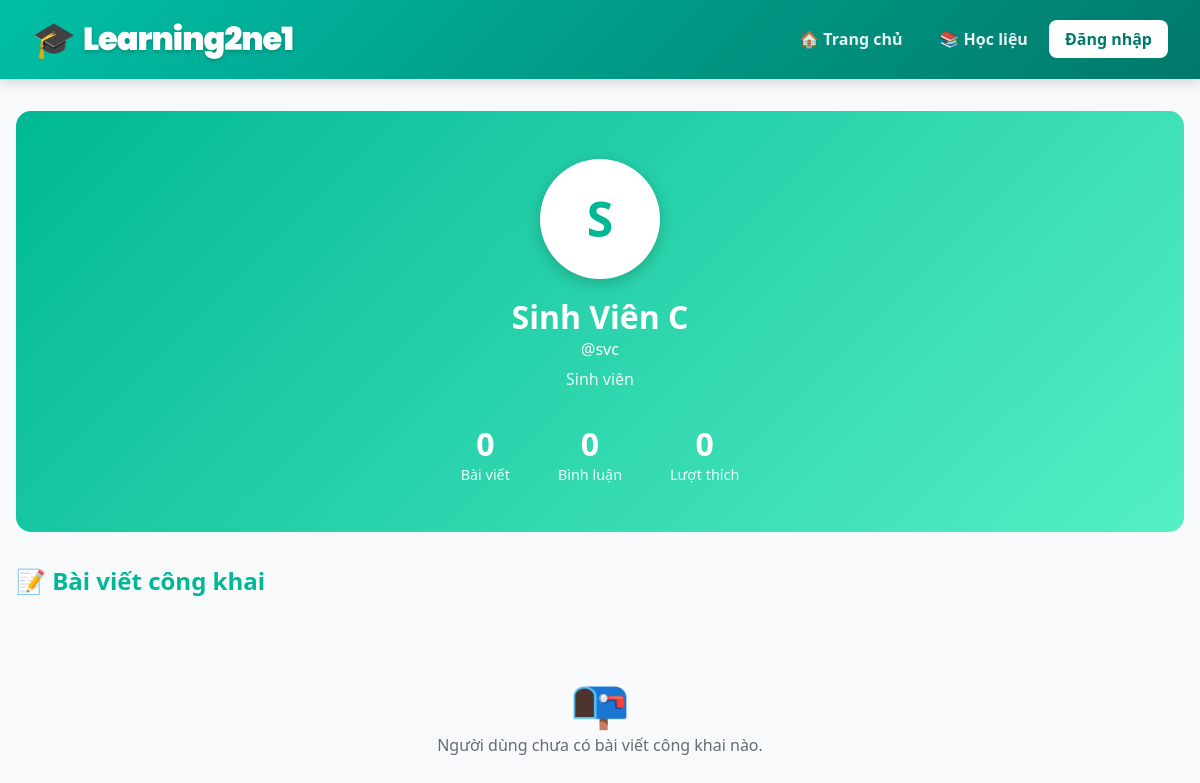
/pages/profile.php?username=svc, run on an earlier commit of the app's database.
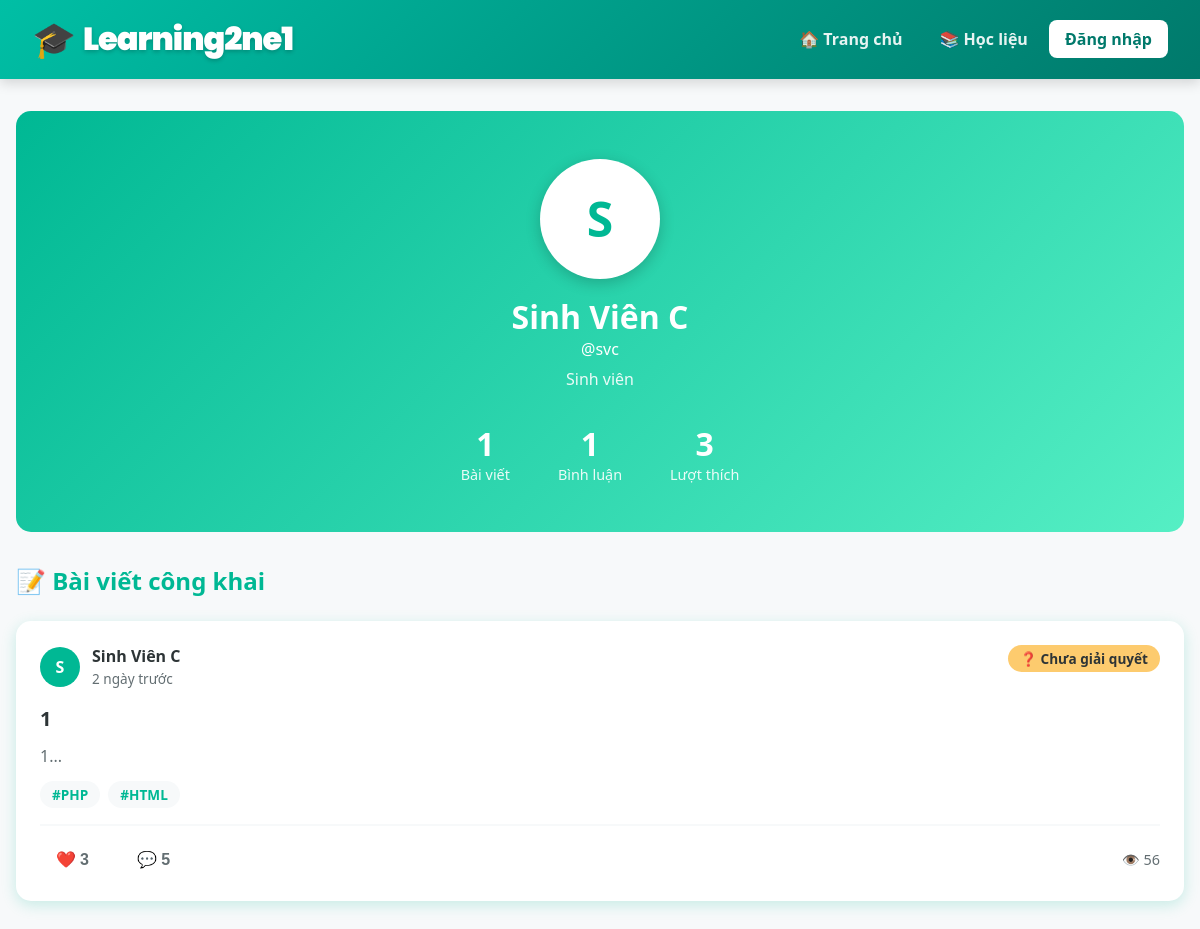
And on a later commit of the database.
### tables this page shows
CREATE TABLE `posts` (
  `id` int(11) NOT NULL,
  `user_id` int(11) NOT NULL,
  `category_id` int(11) DEFAULT NULL,
  `title` varchar(255) NOT NULL,
  `content` text NOT NULL,
  `tags` varchar(255) DEFAULT NULL,
  `privacy` enum('public','private') DEFAULT 'public',
  `status` enum('solved','unsolved') DEFAULT 'unsolved',
  `created_at` timestamp NOT NULL DEFAULT CURRENT_TIMESTAMP,
  `views` int(11) DEFAULT '0'
);

CREATE TABLE `user` (
  `id_user` int(11) NOT NULL,
  `ho_ten` varchar(1000) NOT NULL,
  `username` varchar(100) NOT NULL,
  `password` varchar(100) NOT NULL,
  `account_level` int(11) NOT NULL DEFAULT '2'
);

### includes/functions.php (called while the page is built, shortened)
<?php
function h($string)
{
    return htmlspecialchars($string, ENT_QUOTES, 'UTF-8');
}
function isLoggedIn()
{
    return isset($_SESSION['user_id']);
}
function timeAgo($timestamp)
{
    $time = strtotime($timestamp);
    $diff = time() - $time;
    if ($diff < 604800) return floor($diff / 86400) . " ngày trước";
    return date('d/m/Y', $time);
}

### pages/profile.php (the view, shortened to what the changed rows need)
<?php
require_once '../config.php';
require_once '../includes/functions.php';
$username = isset($_GET['username']) ? trim($_GET['username']) : '';
$stmt = $pdo->prepare("SELECT * FROM user WHERE username = ?");
$stmt->execute([$username]);
$profile_user = $stmt->fetch();
$stmt = $pdo->prepare("
    SELECT p.*,
           (SELECT COUNT(*) FROM comments WHERE post_id = p.id) as comment_count,
           (SELECT COUNT(*) FROM likes WHERE target_id = p.id AND target_type = 'post') as like_count
    FROM posts p
    WHERE p.user_id = ? AND p.privacy = 'public'
    ORDER BY p.created_at DESC
");
$stmt->execute([$profile_user['id_user']]);
$user_posts = $stmt->fetchAll();
$stmt = $pdo->prepare("SELECT COUNT(*) FROM comments WHERE user_id = ?");
$stmt->execute([$profile_user['id_user']]);
$comment_count = $stmt->fetchColumn();
$stmt = $pdo->prepare("
    SELECT COUNT(*) FROM likes l
    JOIN posts p ON l.target_id = p.id
    WHERE l.target_type = 'post' AND p.user_id = ?
");
$stmt->execute([$profile_user['id_user']]);
$received_likes = $stmt->fetchColumn();
?>
<!DOCTYPE html>
<html lang="vi">
<head>
    <link rel="stylesheet" href="../assets/css/style.css">
    <link rel="stylesheet" href="../assets/css/index.css">
    <link rel="stylesheet" href="../assets/css/profile.css">
</head>
<body>
    <div class="container">
        <div class="profile-header">
            <h1><?= h($profile_user['ho_ten']) ?></h1>
            <div class="profile-stats">
                <div class="stat-item">
                    <div class="stat-value"><?= count($user_posts) ?></div>
                    <div class="stat-label">Bài viết</div>
                </div>
                <div class="stat-item">
                    <div class="stat-value"><?= $comment_count ?></div>
                    <div class="stat-label">Bình luận</div>
                </div>
                <div class="stat-item">
                    <div class="stat-value"><?= $received_likes ?></div>
                    <div class="stat-label">Lượt thích</div>
                </div>
            </div>
        </div>
        <div class="posts-section">
            <h2 style="color: var(--primary-mint); margin-bottom: 1.5rem;">📝 Bài viết công khai</h2>
            <?php if (empty($user_posts)): ?>
                <div style="text-align: center; padding: 3rem; color: #636e72;">
                    <div style="font-size: 3rem;">📭</div>
                    <p>Người dùng chưa có bài viết công khai nào.</p>
                </div>
            <?php else: ?>
                <?php foreach ($user_posts as $post):
                    $user_liked = isLoggedIn() ? hasLiked($pdo, $_SESSION['user_id'], $post['id'], 'post') : false;
                ?>
                    <div class="post-card">
                        <div onclick="openPostModal(<?= $post['id'] ?>)" style="cursor: pointer;">
                            <div class="post-header" style="display: flex; justify-content: space-between; align-items: start; margin-bottom: 1rem;">
                                <div style="display: flex; align-items: center; gap: 0.75rem;">
                                    <div style="width: 40px; height: 40px; background: var(--primary-mint); border-radius: 50%; display: flex; align-items: center; justify-content: center; color: white; font-weight: bold;">
                                        <?= strtoupper(mb_substr($profile_user['ho_ten'], 0, 1)) ?>
                                    </div>
                                    <div>
                                        <div style="font-weight: 600; color: var(--text-dark);"><?= h($profile_user['ho_ten']) ?></div>
                                        <span style="font-size: 0.85rem; color: #636e72;"><?= timeAgo($post['created_at']) ?></span>
                                    </div>
                                </div>
                                <div style="display: flex; gap: 0.5rem; align-items: center;">
                                    <span class="post-status status-<?= $post['status'] ?>" style="padding: 0.25rem 0.75rem; border-radius: 20px; font-size: 0.85rem; font-weight: 600; background: <?= $post['status'] === 'solved' ? '#00b894' : '#fdcb6e' ?>; color: <?= $post['status'] === 'solved' ? 'white' : 'var(--text-dark)' ?>;">
                                        <?= $post['status'] === 'solved' ? '✓ Đã giải quyết' : '❓ Chưa giải quyết' ?>
                                    </span>
                                </div>
                            </div>
                            <h3 class="post-title"><?= h($post['title']) ?></h3>
                            <p style="color: #636e72; margin: 0.75rem 0; line-height: 1.6;">
                                <?= h(mb_substr(strip_tags($post['content']), 0, 150)) ?>...
                            </p>
                            <?php if (!empty($post['tags'])): ?>
                                <div style="display: flex; flex-wrap: wrap; gap: 0.5rem; margin-bottom: 1rem;">
                                    <?php
                                    $tags = explode(',', $post['tags']);
                                    foreach ($tags as $tag):
                                    ?>
                                        <span class="tag" style="background: var(--bg-grey); padding: 0.25rem 0.75rem; border-radius: 15px; font-size: 0.85rem; color: var(--primary-mint); font-weight: 600;"><?= h(trim($tag)) ?></span>
                                    <?php endforeach; ?>
                                </div>
                            <?php endif; ?>
                        </div>
                        <div class="post-footer" style="display: flex; gap: 1rem; padding-top: 1rem; border-top: 2px solid var(--bg-grey);">
                            <button class="btn-action btn-like <?= $user_liked ? 'liked' : '' ?>" onclick="toggleLike(<?= $post['id'] ?>, this)" <?= !isLoggedIn() ? 'disabled title="Đăng nhập để like"' : '' ?>>
                                ❤️ <span class="like-count"><?= $post['like_count'] ?></span>
                            </button>
                            <button class="btn-action btn-comment" onclick="openPostModal(<?= $post['id'] ?>, true)">
                                💬 <?= $post['comment_count'] ?>
                            </button>
                            <span style="display: flex; align-items: center; gap: 0.25rem; color: #636e72; font-size: 0.9rem; margin-left: auto;">
                                👁️ <?= $post['views'] ?>
                            </span>
                        </div>
                    </div>
                <?php endforeach; ?>
            <?php endif; ?>
        </div>
    </div>
</body>
</html>

What changed in the data, as far as the page shows it:
added posts: user.ho_ten "S", user.ho_ten "Sinh Viên C", created_at "2 ngày trước", status "❓ Chưa giải quyết", title "1", content "1", tags "#PHP", tags "#HTML", like_count "3", comment_count "5", views "56"
Also different on the page:
count($user_posts): "0" → "1"
$comment_count: "0" → "1"
$received_likes: "0" → "3"
text no longer shown: "📭 Người dùng chưa có bài viết công khai nào."
